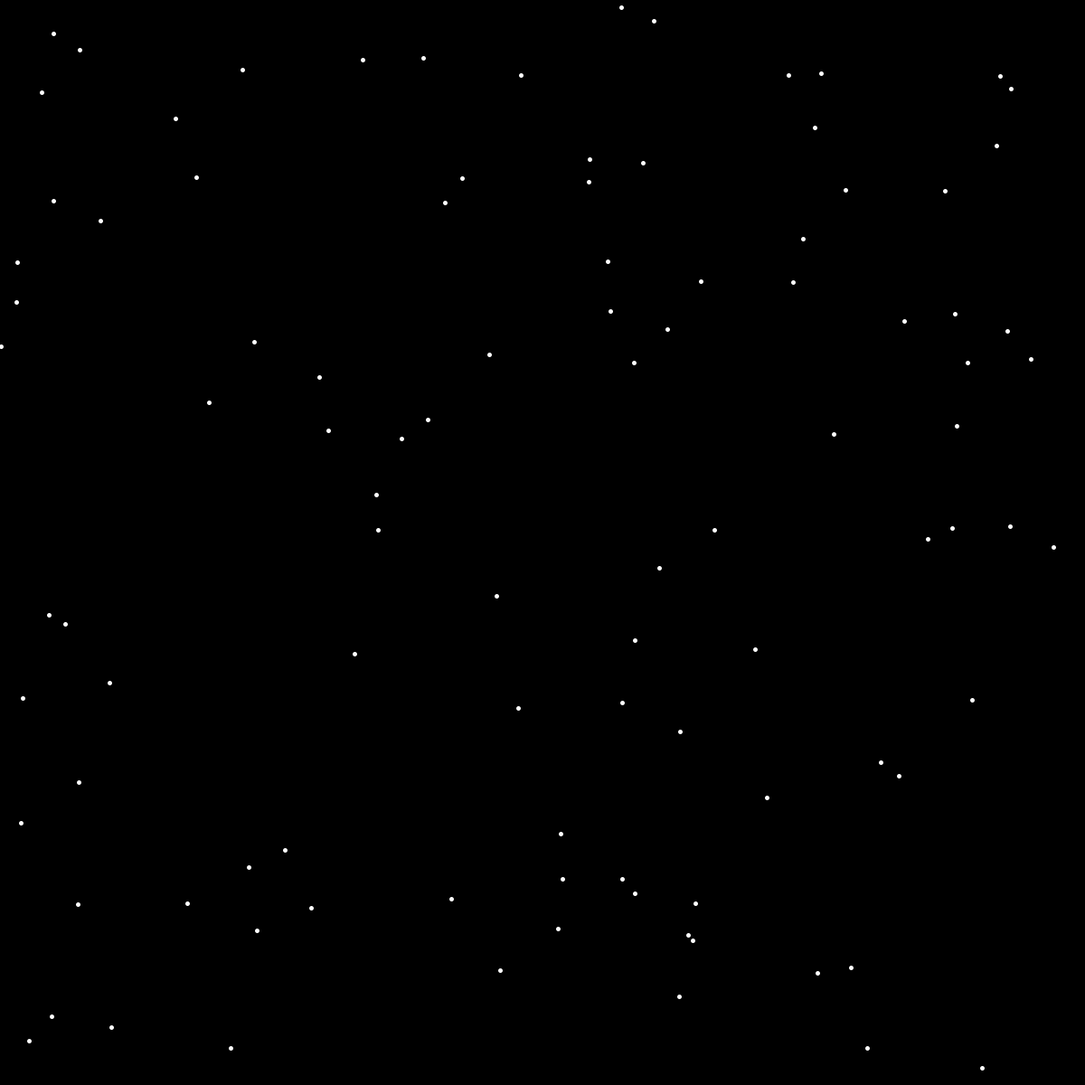
Frame 1 (no input)
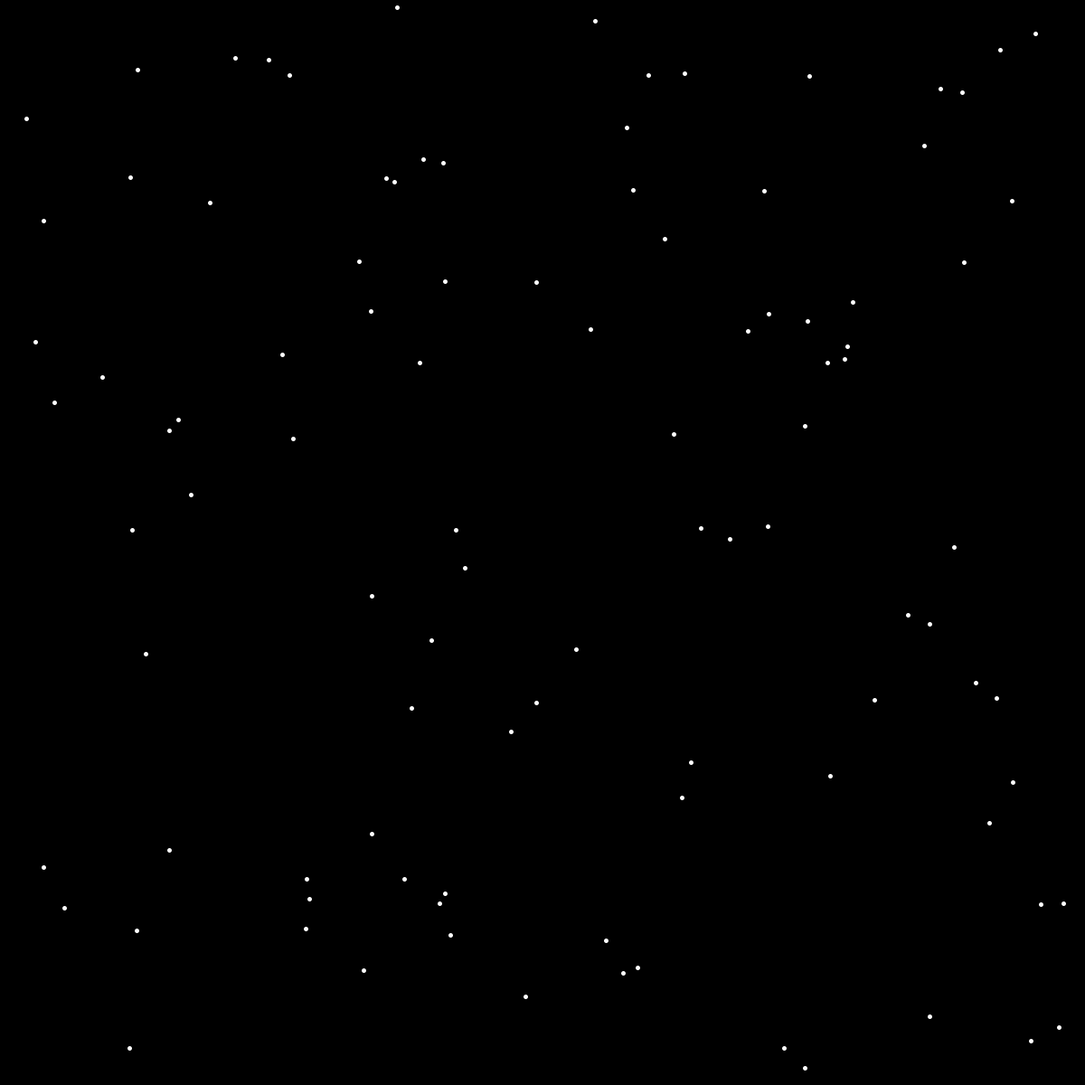
Frame 60 (the mouse pressed at the canvas centre just before this capture)
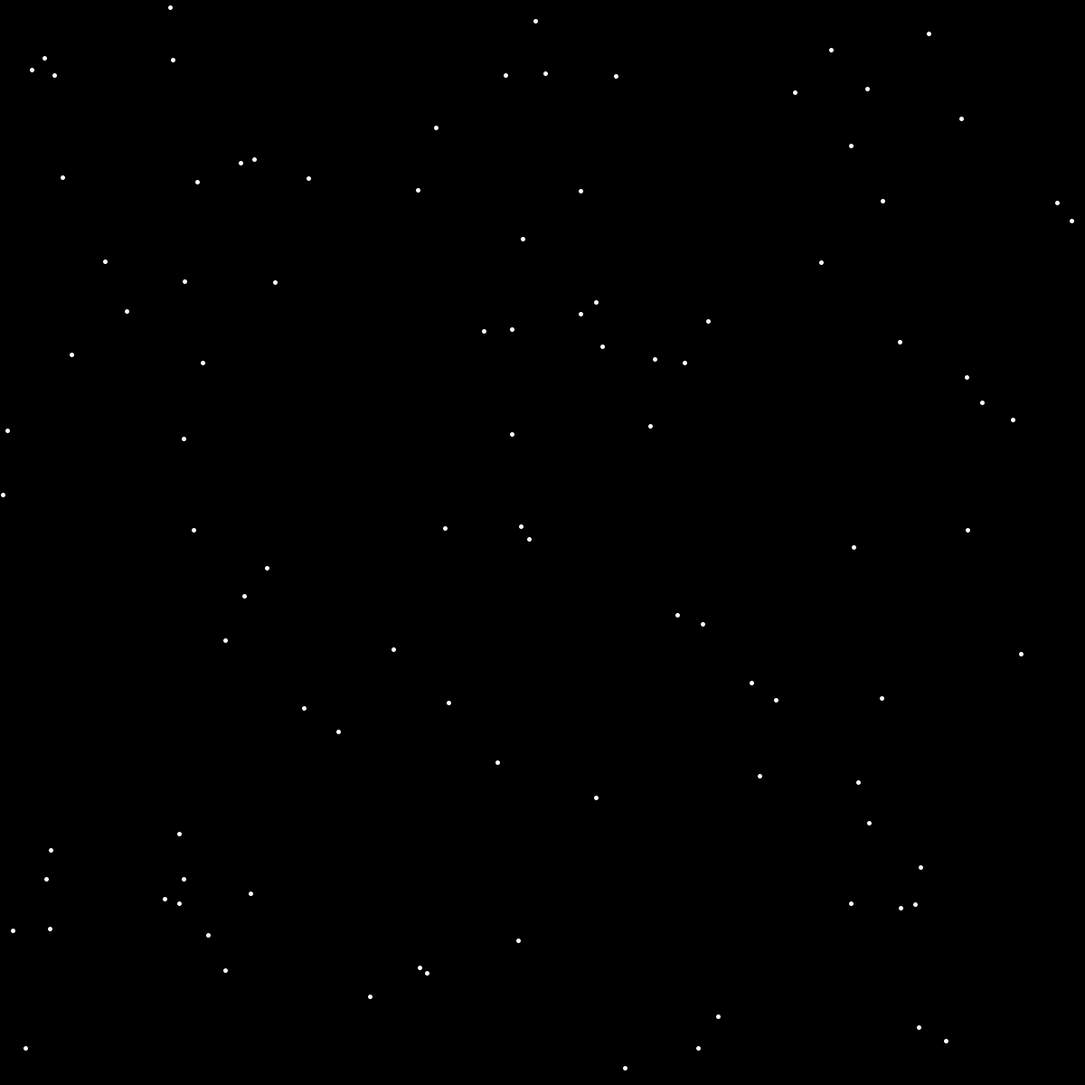
Frame 120 (the mouse held since frame 60 and released just before this capture)

The Processing sketch that drew these frames (run headless with seeded random() and noise(); from frame 60 on, the mouse is pressed at the canvas centre):

// Processing sketch: stars_android
// ── stars_android.pde
float[] x = new float[100];
float[] y = new float[100];
float[] speed = new float[100];

void setup() {
  size(1200, 1200);
  background(0);
  stroke(255);
  strokeWeight(5);

  int i = 0;
  while(i < 100) {  
    x[i] = random(0, width);
    y[i] = random(0, height);
    speed[i] = random(1, 5);
    i = i + 1;
  }
}

void draw() {
  background(0);
  
  int i = 0;
  while(i < 100) {
    point(x[i], y[i]);
  
    x[i] = x[i] - speed[i];
    if(x[i] < 0) {
      x[i] = width;
    }
    i = i + 1;
  }
}
